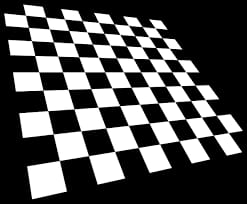
#> input picture images/Harris.jpeg, 247 x 204 px
$ python -i Harrisandlambda.py   (imports and definitions only)   (older library calls are emulated)
#> lines starting #> are read from the running program, lines starting #| are printed output that depends on the picture; after the words box and inside, x2 and y2 are one past the last pixel; in counts of white or black regions, pixels touching at a corner belong together
#> further down, picture is the input picture: shape (204, 247, 3); min 0, max 255, mean 83.6
import numpy as np
import matplotlib.pyplot as plt
from scipy import signal
import cv2 as cv
from scipy import linalg
import time
from werkzeug.utils import secure_filename
import os


def harrisoperator(img,window=5,k=0.05,q=0.999):
    """"" inputs are the image , the blocksize used for detection (neighborhood size), k is a constant used in
                R score calculations (recommended value is between 0.04:0.06 , quantile percent for non maximum supression) """
#> called with window = 5, k = 0.05, q = 0.999

    """""returns a boolean matrix of the same size as the input image, with the points of interest (corners) masked with the true and the rest is False """""


    # first convert to grayscale if RGB
    if len(img)>=3:
        colored=np.copy(img) # keep color so when we show back the image
        img= cv.cvtColor(img, cv.COLOR_BGR2GRAY)


    # smooth the image (optional)
    img= cv.GaussianBlur(img,(5,5),0)


    # find gradients by sobel derivative

    sobelx = np.array([[ -1 , 0 , 1 ] ,
                    [ -2 , 0 , 2 ] ,
                    [ -1 , 0 , 1 ]])
    sobely = sobelx.transpose()

    # spatial derivatives

    ix=signal.convolve2d( img , sobelx ,'same')
    iy=signal.convolve2d( img , sobely ,'same')
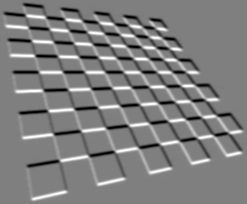
#> iy: shape (204, 247) int64; min -640, max 640, mean 0; drawn with min black and max white

    # calculate structure tensor elements
    ixx=np.multiply( ix, ix) # squared ix
    iyy=np.multiply( iy, iy) # squared iy
    ixy=np.multiply( ix, iy) # ix * iy

    #apply a box window over spatial derivatives to be able to detect larger corner in a neighbor hood instead of a single pixel
    ixx=cv.blur(ixx,(window,window))
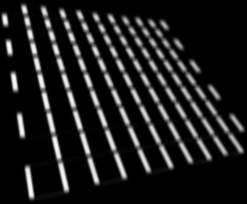
#> ixx: shape (204, 247) int32; min 0, max 188594, mean 22441.1; drawn with min black and max white
    iyy=cv.blur(iyy,(window,window))
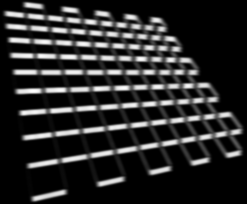
#> iyy: shape (204, 247) int32; min 0, max 201354, mean 33123.9; drawn with min black and max white
    ixy=cv.blur(ixy,(window,window))
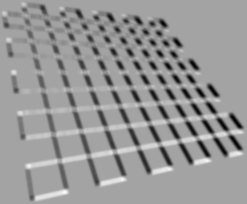
#> ixy: shape (204, 247) int32; min -97262, max 54653, mean -6938; drawn with min black and max white

    # matrix calculations and R score

    detm=  np.multiply(ixx,iyy) - np.multiply(ixy,ixy)
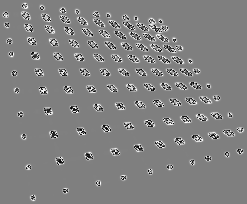
#> detm: shape (204, 247) int32; min -2.15e+09, max 2.15e+09, mean 43069189.3; drawn with min black and max white
    trace= ixx+iyy
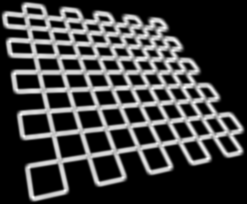
#> trace: shape (204, 247) int32; min 0, max 221651, mean 55565; drawn with min black and max white
    r=   detm - k * trace**2
    #print (r.shape)

    # non maximum suppresion
    corners = np.abs(r) >  np.quantile( np.abs(r),q)
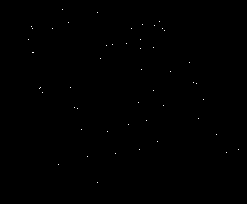
#> corners: shape (204, 247) bool; 0.1% white in thin lines or dots, all inside (x1, y1, x2, y2) = (28, 9, 239, 183)

    # plot output
    plt.imshow(colored,zorder=1)

    corners_pos = np.argwhere(corners)
#> corners_pos = 51 pairs, first value 9 to 182, second value 28 to 238

    plt.scatter(corners_pos[:,1],corners_pos[:,0],zorder=2, c = 'b',marker ='x')

    path= "cornersoutput"+str(time.time())+".png"
#> (the run stopped early here; a loop or call above may not have finished)
